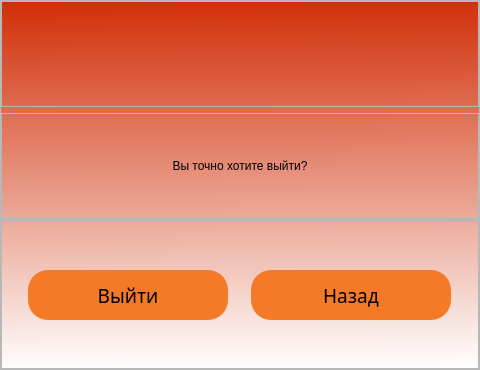
<?xml version="1.0" encoding="UTF-8"?>
<ui version="4.0">
 <class>ExitWindow</class>
 <widget class="QMainWindow" name="ExitWindow">
  <property name="geometry">
   <rect>
    <x>0</x>
    <y>0</y>
    <width>480</width>
    <height>370</height>
   </rect>
  </property>
  <property name="minimumSize">
   <size>
    <width>480</width>
    <height>370</height>
   </size>
  </property>
  <property name="maximumSize">
   <size>
    <width>480</width>
    <height>370</height>
   </size>
  </property>
  <property name="windowTitle">
   <string>Выход</string>
  </property>
  <property name="windowIcon">
   <iconset resource="../qrc/img_logo.qrc">
    <normaloff>:/newPrefix/img/logo.png</normaloff>:/newPrefix/img/logo.png</iconset>
  </property>
  <property name="styleSheet">
   <string notr="true"/>
  </property>
  <widget class="QWidget" name="centralwidget">
   <property name="styleSheet">
    <string notr="true">background-color: qlineargradient(spread:pad, x1:0.525, y1:0, x2:0.537, y2:1, stop:0 rgba(209, 47, 8, 255), stop:1 rgba(255, 255, 255, 255));</string>
   </property>
   <layout class="QVBoxLayout" name="verticalLayout">
    <property name="spacing">
     <number>0</number>
    </property>
    <property name="leftMargin">
     <number>0</number>
    </property>
    <property name="topMargin">
     <number>0</number>
    </property>
    <property name="rightMargin">
     <number>0</number>
    </property>
    <property name="bottomMargin">
     <number>0</number>
    </property>
    <item>
     <widget class="QFrame" name="frame">
      <property name="styleSheet">
       <string notr="true">background-color: 0;</string>
      </property>
      <property name="frameShape">
       <enum>QFrame::StyledPanel</enum>
      </property>
      <property name="frameShadow">
       <enum>QFrame::Raised</enum>
      </property>
      <layout class="QVBoxLayout" name="verticalLayout_4">
       <property name="leftMargin">
        <number>0</number>
       </property>
       <property name="topMargin">
        <number>0</number>
       </property>
       <property name="rightMargin">
        <number>0</number>
       </property>
       <property name="bottomMargin">
        <number>0</number>
       </property>
       <item>
        <widget class="QFrame" name="frame_9">
         <property name="frameShape">
          <enum>QFrame::StyledPanel</enum>
         </property>
         <property name="frameShadow">
          <enum>QFrame::Raised</enum>
         </property>
         <layout class="QVBoxLayout" name="verticalLayout_5">
          <property name="leftMargin">
           <number>16</number>
          </property>
          <property name="topMargin">
           <number>16</number>
          </property>
          <property name="rightMargin">
           <number>16</number>
          </property>
          <property name="bottomMargin">
           <number>16</number>
          </property>
          <item>
           <widget class="QLabel" name="label_4">
            <property name="text">
             <string/>
            </property>
            <property name="pixmap">
             <pixmap resource="../qrc/img_logo.qrc">:/newPrefix/img/logo.png</pixmap>
            </property>
            <property name="alignment">
             <set>Qt::AlignCenter</set>
            </property>
           </widget>
          </item>
         </layout>
        </widget>
       </item>
       <item>
        <widget class="QFrame" name="frame_8">
         <property name="minimumSize">
          <size>
           <width>0</width>
           <height>0</height>
          </size>
         </property>
         <property name="maximumSize">
          <size>
           <width>16777215</width>
           <height>16777215</height>
          </size>
         </property>
         <property name="frameShape">
          <enum>QFrame::StyledPanel</enum>
         </property>
         <property name="frameShadow">
          <enum>QFrame::Raised</enum>
         </property>
         <layout class="QHBoxLayout" name="horizontalLayout_4">
          <item>
           <widget class="QLabel" name="label_5">
            <property name="styleSheet">
             <string notr="true">	font: 63 20pt &quot;Montserrat SemiBold&quot;;</string>
            </property>
            <property name="text">
             <string>Вы точно хотите выйти?</string>
            </property>
            <property name="alignment">
             <set>Qt::AlignCenter</set>
            </property>
           </widget>
          </item>
         </layout>
        </widget>
       </item>
      </layout>
     </widget>
    </item>
    <item>
     <widget class="QFrame" name="frame_3">
      <property name="minimumSize">
       <size>
        <width>0</width>
        <height>150</height>
       </size>
      </property>
      <property name="maximumSize">
       <size>
        <width>16777215</width>
        <height>150</height>
       </size>
      </property>
      <property name="styleSheet">
       <string notr="true">background-color: 0;</string>
      </property>
      <property name="frameShape">
       <enum>QFrame::StyledPanel</enum>
      </property>
      <property name="frameShadow">
       <enum>QFrame::Raised</enum>
      </property>
      <layout class="QVBoxLayout" name="verticalLayout_2">
       <property name="spacing">
        <number>0</number>
       </property>
       <property name="leftMargin">
        <number>0</number>
       </property>
       <property name="topMargin">
        <number>0</number>
       </property>
       <property name="rightMargin">
        <number>0</number>
       </property>
       <property name="bottomMargin">
        <number>0</number>
       </property>
       <item>
        <widget class="QFrame" name="frame_5">
         <property name="frameShape">
          <enum>QFrame::StyledPanel</enum>
         </property>
         <property name="frameShadow">
          <enum>QFrame::Raised</enum>
         </property>
         <layout class="QHBoxLayout" name="horizontalLayout">
          <item>
           <widget class="QPushButton" name="pushButton_3">
            <property name="minimumSize">
             <size>
              <width>200</width>
              <height>50</height>
             </size>
            </property>
            <property name="maximumSize">
             <size>
              <width>200</width>
              <height>50</height>
             </size>
            </property>
            <property name="font">
             <font>
              <family>Montserrat SemiBold</family>
              <pointsize>14</pointsize>
              <weight>7</weight>
              <italic>false</italic>
              <bold>false</bold>
             </font>
            </property>
            <property name="styleSheet">
             <string notr="true">QPushButton{
	background-color: #F57A27;
	border: 0;
	border-radius: 20px;
	font: 63 14pt &quot;Montserrat SemiBold&quot;;
}

QPushButton:hover{
	background-color: #D63201;
	color: #fff;
}</string>
            </property>
            <property name="text">
             <string>Выйти</string>
            </property>
           </widget>
          </item>
          <item>
           <widget class="QPushButton" name="pushButton_4">
            <property name="minimumSize">
             <size>
              <width>200</width>
              <height>50</height>
             </size>
            </property>
            <property name="maximumSize">
             <size>
              <width>200</width>
              <height>50</height>
             </size>
            </property>
            <property name="font">
             <font>
              <family>Montserrat SemiBold</family>
              <pointsize>14</pointsize>
              <weight>7</weight>
              <italic>false</italic>
              <bold>false</bold>
             </font>
            </property>
            <property name="styleSheet">
             <string notr="true">QPushButton{
	background-color: #F57A27;
	border: 0;
	border-radius: 20px;
	font: 63 14pt &quot;Montserrat SemiBold&quot;;
}

QPushButton:hover{
	background-color: #D63201;
	color: #fff;
}</string>
            </property>
            <property name="text">
             <string>Назад</string>
            </property>
           </widget>
          </item>
         </layout>
        </widget>
       </item>
      </layout>
     </widget>
    </item>
   </layout>
  </widget>
 </widget>
 <resources>
  <include location="../qrc/img_logo.qrc"/>
 </resources>
 <connections/>
</ui>
